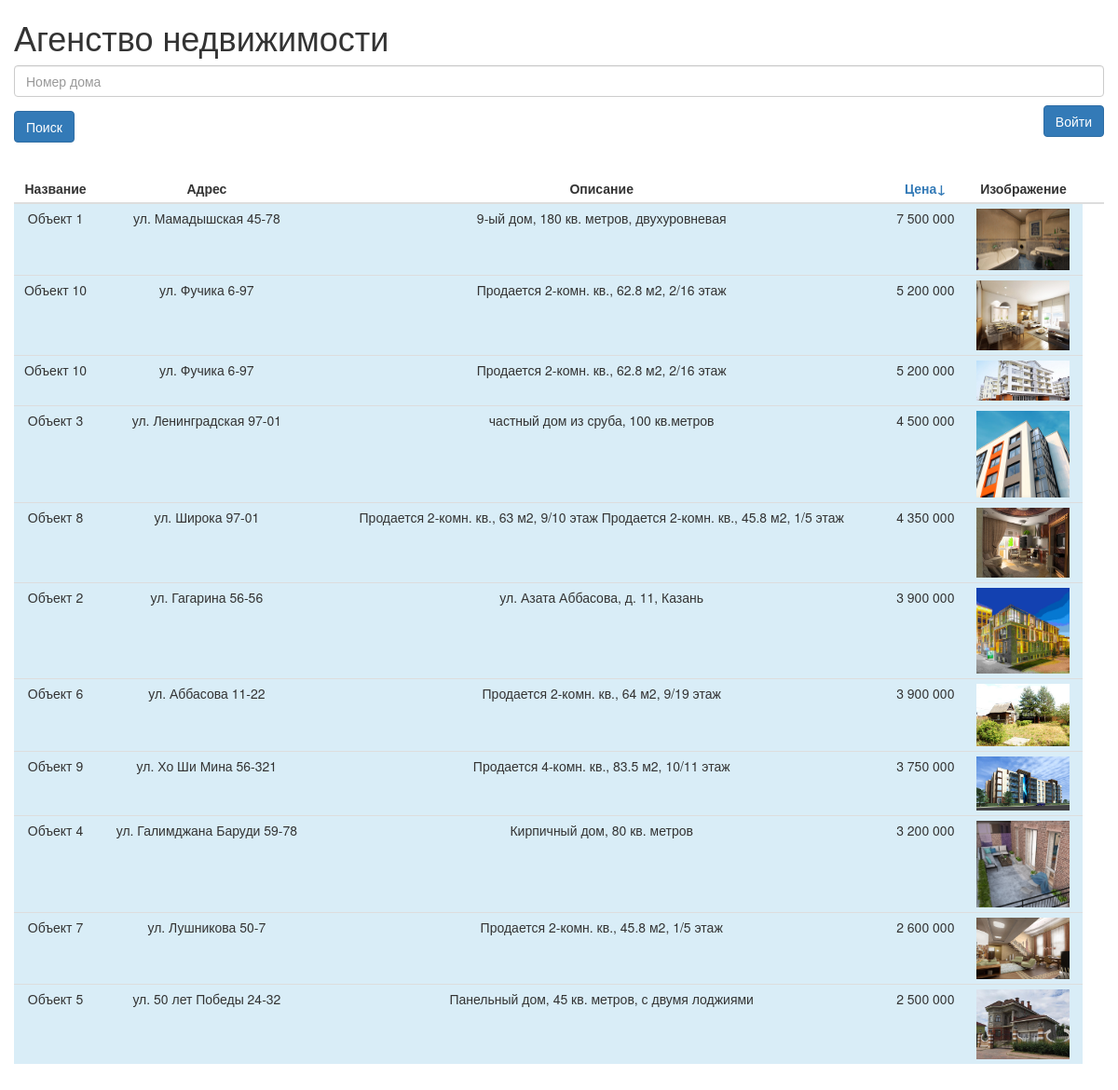
Page /?sort=desc on the committed database.
### tables this page shows
CREATE TABLE `estate` (
  `id` int(3) NOT NULL,
  `name` text NOT NULL,
  `adress` text NOT NULL,
  `description` text NOT NULL,
  `price` decimal(30,0) NOT NULL,
  `status` enum('0','1') NOT NULL DEFAULT '1',
  `image` varchar(255) DEFAULT NULL
);

### inc/router.php (called while the page is built, shortened)
<?php
	final class Router {
		public function run( ) {
			$this->controller = new Controller();
			$this->controller->loadView();
		}
	}
?>

### index.php (called while the page is built, shortened)
<?
	require_once './inc/router.php';
	$router = new Router();
	$router->run();
?>

### inc/model.php (called while the page is built, shortened)
<?php
	class Model
	{
		private $servername = 'mysql:host=localhost;dbname=f0725656_test_base';
		private $username = 'f0725656_test_base';
		private $password = 'root';
		protected $connection;
		public function __construct()
		{
			$this->connection = new PDO($this->servername, $this->username, $this->password);
			$this->connection->setAttribute(PDO::ATTR_ERRMODE, PDO::ERRMODE_EXCEPTION);
			$this->connection->exec("SET NAMES utf8;");
		}
		protected function selectData($sql = null, $params = [])
		{
			try {
				$result = $this->connection->prepare($sql);
				$result->execute($params);
				return $result->fetchAll(PDO::FETCH_ASSOC);
			}
			catch (PDOException $e) {
				echo '';
			}
		}
	}

### inc/tasks.php (called while the page is built, shortened)
<?php
	final class Tasks extends Model
	{
		public function getAllTasks($id = false, $task = false)
		{
			if ($task && $id) {
				$sql = "SELECT estate FROM tasks WHERE id=? ;" ;
				$params = [$id];
			}
			else if ($id) {
				$sql = "SELECT id FROM estate ;";
			}
			else {
				$sort = ($_GET['sort']) ? $_GET['sort'] : '';
				$sql = "SELECT * FROM estate" ;
				$sql .= ($sort) ? " ORDER BY price {$sort}" : " ORDER BY id DESC ; ";
			}
			return $this->selectData($sql, $params);
		}
	}

### view/page.php (the view, shortened to what this page needs)
<table class="table table-condensed text-center">
	<thead>
		<tr class="text-center">
			<th>Название</th>
			<th>Адрес</th>
			<th>Описание</th>
			<th>
				<? if ($_GET['sort'] === 'asc') { ?>
					<a href="./?sort=desc">Цена↑</a>
					<? } elseif ($_GET['sort'] === 'desc'){ ?>
					<a href="./?sort=asc">Цена↓</a>
					<? } else { ?>
					<a href="./?sort=desc">Цена</a>
				<? } ?>
			</th>
			<th>Изображение</th>
			<th></th>
			<th></th>
		</tr>
	</thead>
	<tbody>
		<?
			if ($this->tasksList['tasks']) {
				foreach ($this->tasksList['tasks'] as $task) {
					if ($task['status'] === '1') {
					?>
					<tr class="bg-info">
						<td><?= $task['name'] ?></td>
						<td><?= $task['adress'] ?></td>
						<td><?= $task['description'] ?></td>
						<td><?= number_format($task['price'], 0, '', ' ');  ?></td>
						<td>
							<a href="<?= $task['image'] ?>" class="a_fancy" data-fancybox>
								<img class="img_before" src="<?= $task['image'] ?>"/>
							</a>
						</td>
					</tr>
					<?
					}
				}
			}
		?>
	</tbody>
</table>

### css/style.css (style rules this page uses)
th { text-align: center; }
.img_before { max-width: 100px; max-height: 100px; cursor: pointer; }

### rows in the picture
estate: name "Объект 1", adress "ул. Мамадышская 45-78", description "9-ый дом, 180 кв. метров, двухуровневая", price "7 500 000", image (picture)
estate: name "Объект 10", adress "ул. Фучика 6-97", description "Продается 2-комн. кв., 62.8 м2, 2/16 этаж", price "5 200 000", image (picture)
estate: name "Объект 10", adress "ул. Фучика 6-97", description "Продается 2-комн. кв., 62.8 м2, 2/16 этаж", price "5 200 000", image (picture)
estate: name "Объект 3", adress "ул. Ленинградская 97-01", description "частный дом из сруба, 100 кв.метров", price "4 500 000", image (picture)
estate: name "Объект 8", adress "ул. Широка 97-01", description "Продается 2-комн. кв., 63 м2, 9/10 этаж Продается 2-комн. кв., 45.8 м2, 1/5 этаж", price "4 350 000", image (picture)
estate: name "Объект 2", adress "ул. Гагарина 56-56", description "ул. Азата Аббасова, д. 11, Казань", price "3 900 000", image (picture)
estate: name "Объект 6", adress "ул. Аббасова 11-22", description "Продается 2-комн. кв., 64 м2, 9/19 этаж", price "3 900 000", image (picture)
estate: name "Объект 9", adress "ул. Хо Ши Мина 56-321", description "Продается 4-комн. кв., 83.5 м2, 10/11 этаж", price "3 750 000", shows a picture
estate: name "Объект 4", adress "ул. Галимджана Баруди 59-78", description "Кирпичный дом, 80 кв. метров", price "3 200 000", image (picture)
estate: name "Объект 7", adress "ул. Лушникова 50-7", description "Продается 2-комн. кв., 45.8 м2, 1/5 этаж", price "2 600 000", image (picture)
estate: name "Объект 5", adress "ул. 50 лет Победы 24-32", description "Панельный дом, 45 кв. метров, с двумя лоджиями", price "2 500 000", image (picture)
